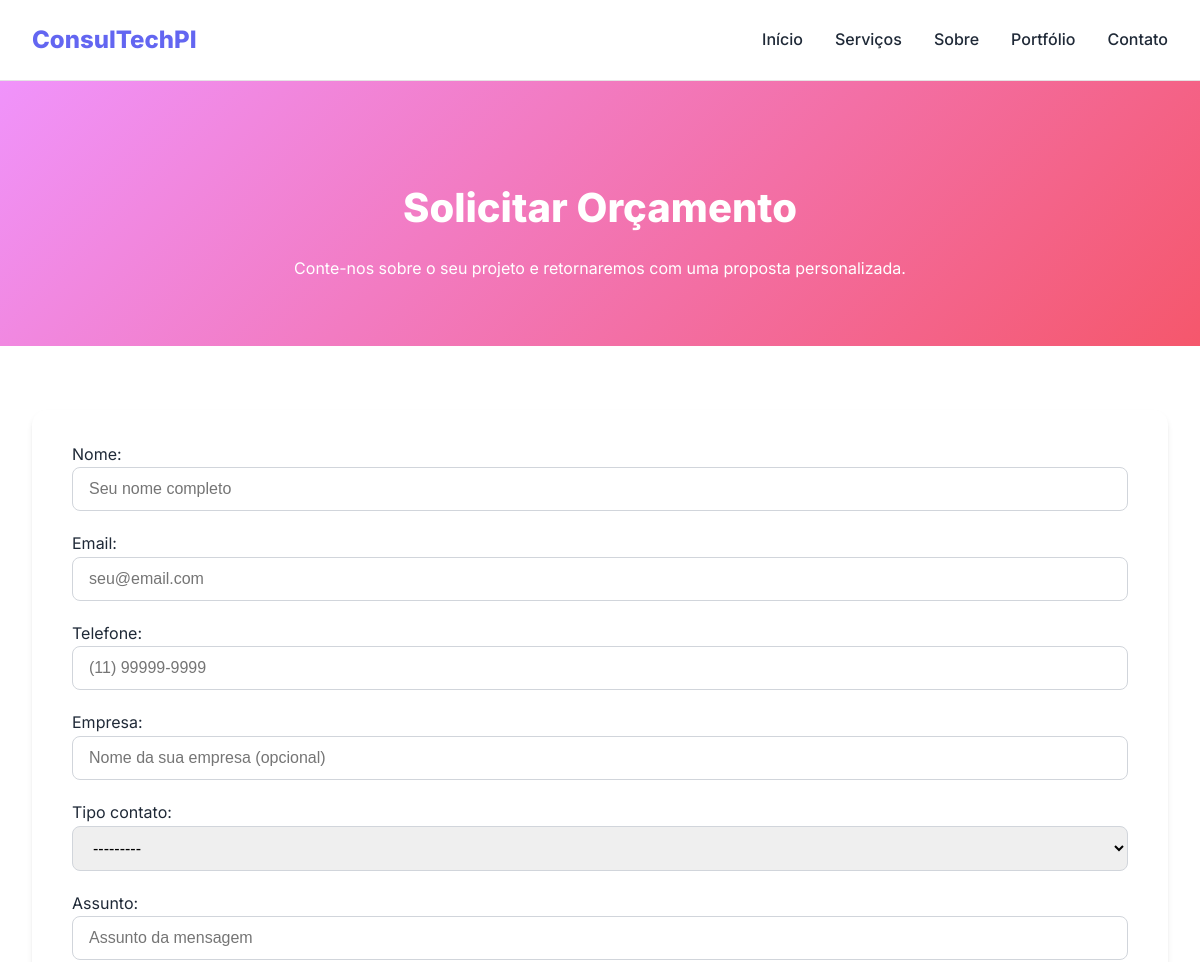
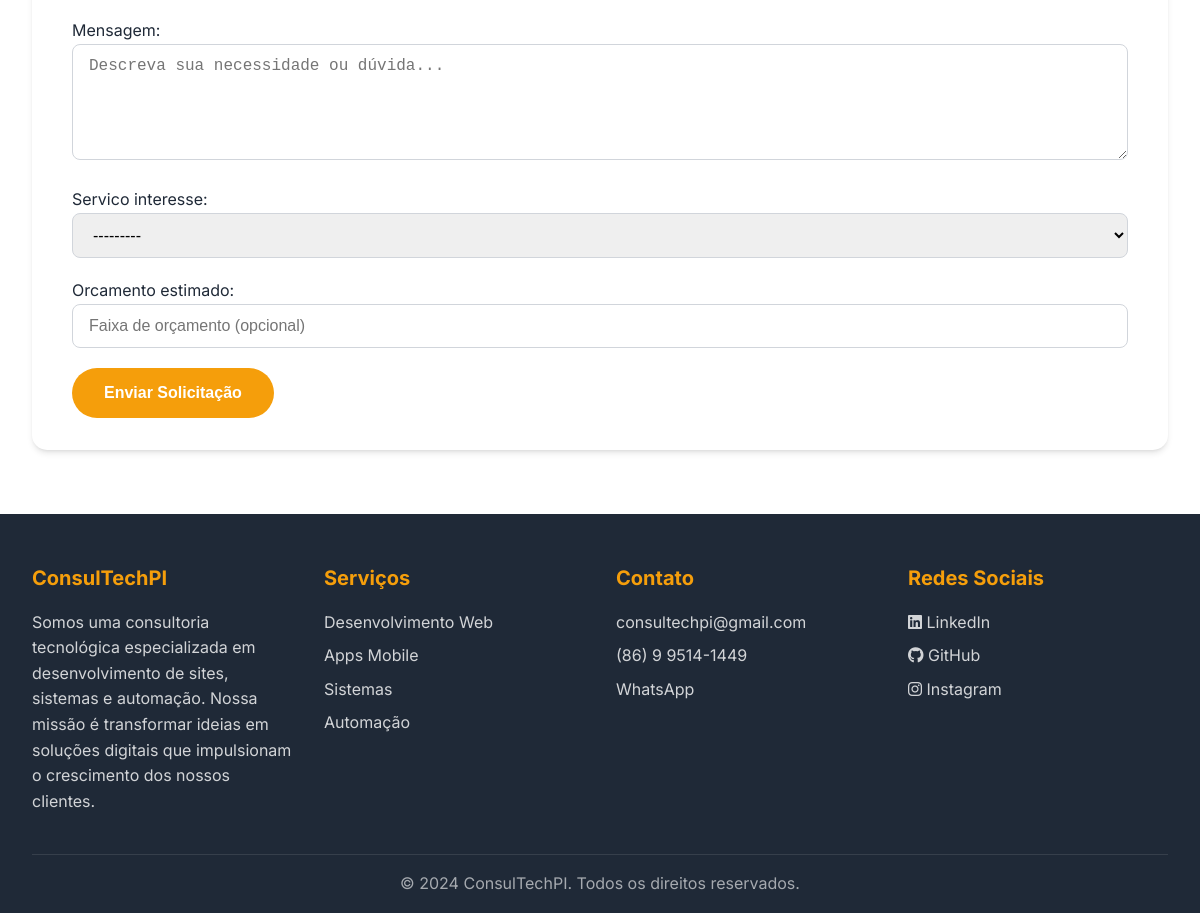
Screenshot of /orcamento/ with the database file from the repository (2 pictures, top to bottom).
### web_site/models.py (models this page shows, shortened)
class ConfiguracaoSite(models.Model):
    nome_empresa = models.CharField(max_length=200)
    slogan = models.CharField(max_length=300)
    descricao_empresa = models.TextField()
    logo = models.ImageField(upload_to='config/')
    favicon = models.ImageField(upload_to='config/')
    email_contato = models.EmailField()
    telefone = models.CharField(max_length=20)
    whatsapp = models.CharField(max_length=20)
    endereco = models.TextField()
    linkedin = models.URLField(blank=True)
    github = models.URLField(blank=True)
    instagram = models.URLField(blank=True)
    youtube = models.URLField(blank=True)
    meta_description = models.CharField(max_length=300)
    meta_keywords = models.CharField(max_length=500)
    google_analytics = models.TextField(blank=True)
    pixel_facebook = models.TextField(blank=True)
    mostrar_servicos = models.BooleanField(default=True, help_text="Exibir item Serviços no menu")
    mostrar_sobre = models.BooleanField(default=True, help_text="Exibir item Sobre no menu")
    mostrar_portfolio = models.BooleanField(default=True, help_text="Exibir item Portfólio no menu")
    data_atualizacao = models.DateTimeField(auto_now=True)
    class Meta:
        verbose_name = "Configuração do Site"
        verbose_name_plural = "Configurações do Site"

### web_site/views.py (the view)
# urls.py: path('orcamento/', views.orcamento, name='orcamento'),
def orcamento(request):
    config = ConfiguracaoSite.objects.first()
    servicos = Servico.objects.filter(ativo=True)
    if request.method == 'POST':
        form = ContatoForm(request.POST)
        if form.is_valid():
            contato = form.save(commit=False)
            contato.tipo_contato = 'orcamento'
            contato.save()
            messages.success(request, 'Solicitação de orçamento enviada! Analisaremos e entraremos em contato.')
            return redirect('web_site:orcamento')
    else:
        form = ContatoForm()
    context = {
        'config': config,
        'form': form,
        'servicos': servicos,
    }
    return render(request, 'web_site/orcamento.html', context)

### web_site/models.py (called while the page is built)
    def __str__(self):
        return self.nome

### templates/web_site/orcamento.html (shortened to what this page needs)
{% extends 'web_site/base.html' %}
{% block content %}
<section class="orcamento-hero" data-aos="fade-down">
    <div class="container">
        <h1>Solicitar Orçamento</h1>
        <p>Conte-nos sobre o seu projeto e retornaremos com uma proposta personalizada.</p>
    </div>
</section>
<section class="orcamento-section">
    <div class="container">
        <div class="orcamento-form" data-aos="fade-up">
            <form method="post" novalidate>
                {% for field in form.visible_fields %}
                <div class="form-group">
                    {{ field.label_tag }}
                    {{ field }}
                </div>
                {% endfor %}
                <button type="submit" class="btn btn-primary">Enviar Solicitação</button>
            </form>
        </div>
    </div>
</section>
{% endblock %}

### templates/web_site/base.html (shortened to what this page needs)
<!DOCTYPE html>
<html lang="pt-BR">
<head>
    <link rel="stylesheet" href="https://cdnjs.cloudflare.com/ajax/libs/font-awesome/6.4.0/css/all.min.css">
    <link href="https://unpkg.com/aos@2.3.1/dist/aos.css" rel="stylesheet">
</head>
<body>
    <header class="header" id="header">
        <nav class="nav-container">
            <a href="{% url 'web_site:home' %}" class="logo">
                {% if config %}{{ config.nome_empresa }}{% else %}ConsulTech<span style="color: var(--accent-color);">Piauí</span>{% endif %}
            </a>
            <ul class="nav-menu" id="nav-menu">
                <li><a href="{% url 'web_site:home' %}" class="nav-link">Início</a></li>
                <li>{% if not config or config.mostrar_servicos %}<a href="{% url 'web_site:servicos' %}" class="nav-link">Serviços</a>{% endif %}</li>
                <li>{% if not config or config.mostrar_sobre %}<a href="{% url 'web_site:sobre' %}" class="nav-link">Sobre</a>{% endif %}</li>
                <li>{% if not config or config.mostrar_portfolio %}<a href="{% url 'web_site:projetos' %}" class="nav-link">Portfólio</a>{% endif %}</li>
                <li><a href="{% url 'web_site:contato' %}" class="nav-link">Contato</a></li>
            </ul>
        </nav>
    </header>
    <main class="main-content">
        {% block content %}{% endblock %}
    </main>
    <footer class="footer">
        <div class="container">
            <div class="footer-content">
                <div class="footer-section">
                    <h3>{% if config %}{{ config.nome_empresa }}{% else %}ConsulTech Piauí{% endif %}</h3>
                    <p>{% if config %}{{ config.descricao_empresa }}{% else %}Transformando ideias em soluções digitais inovadoras. Especialistas em tecnologia no Piauí.{% endif %}</p>
                </div>
                <div class="footer-section">
                    <h3>Serviços</h3>
                    <a href="{% url 'web_site:servicos' %}">Desenvolvimento Web</a>
                    <a href="{% url 'web_site:servicos' %}">Apps Mobile</a>
                    <a href="{% url 'web_site:servicos' %}">Sistemas</a>
                    <a href="{% url 'web_site:servicos' %}">Automação</a>
                </div>
                <div class="footer-section">
                    <h3>Contato</h3>
                    {% if config %}
                    <a href="mailto:{{ config.email_contato }}">{{ config.email_contato }}</a>
                    <a href="tel:{{ config.telefone }}">{{ config.telefone }}</a>
                    <a href="https://wa.me/{{ config.whatsapp|cut:'('|cut:')'|cut:'-'|cut:' ' }}">WhatsApp</a>
                    {% else %}
                    <a href="mailto:contato@consultechpiaui.com">contato@consultechpiaui.com</a>
                    <a href="tel:+5586999999999">(86) 99999-9999</a>
                    <a href="https://wa.me/5586999999999">WhatsApp</a>
                    {% endif %}
                </div>
                <div class="footer-section">
                    <h3>Redes Sociais</h3>
                    {% if config and config.linkedin %}
                    <a href="{{ config.linkedin }}"><i class="fab fa-linkedin"></i> LinkedIn</a>
                    {% endif %}
                    {% if config and config.github %}
                    <a href="{{ config.github }}"><i class="fab fa-github"></i> GitHub</a>
                    {% endif %}
                    {% if config and config.instagram %}
                    <a href="{{ config.instagram }}"><i class="fab fa-instagram"></i> Instagram</a>
                    {% endif %}
                </div>
            </div>
            <div class="footer-bottom">
                <p>&copy; 2024 {% if config %}{{ config.nome_empresa }}{% else %}ConsulTech Piauí{% endif %}. Todos os direitos reservados.</p>
            </div>
        </div>
    </footer>
</body>
</html>

### rows the page displays
ConfiguracaoSite: nome_empresa "ConsulTechPI", descricao_empresa "Somos uma consultoria tecnológica especializada em desenvolvimento de sites, sistemas e automação. Nossa missão é transformar ideias em soluções digitais que impulsionam o crescimento dos nossos clientes.", email_contato "consultechpi@gmail.com", telefone "(86) 9 9514-1449"

### other values shown
{{ field.label_tag }} "Nome:" "Email:" "Telefone:" "Empresa:" "Tipo contato:" "Assunto:" "Mensagem:" "Servico interesse:" "Orcamento estimado:"
